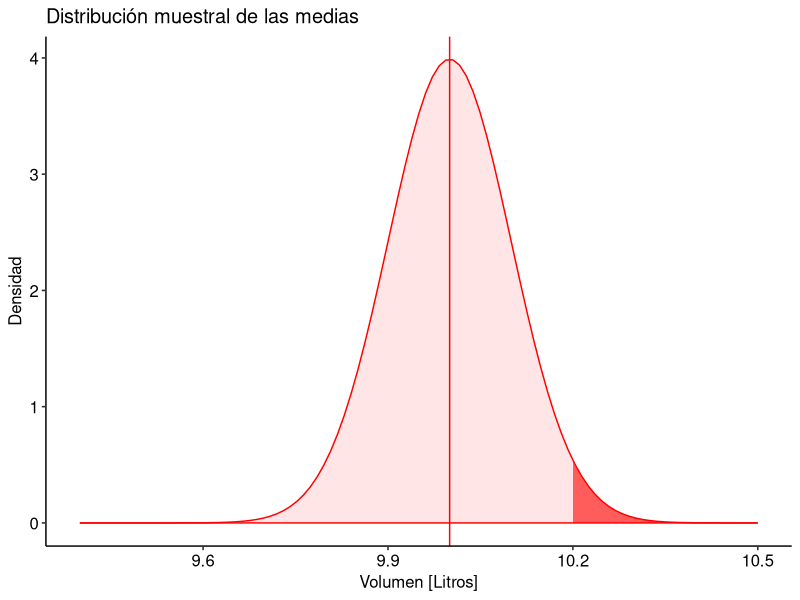
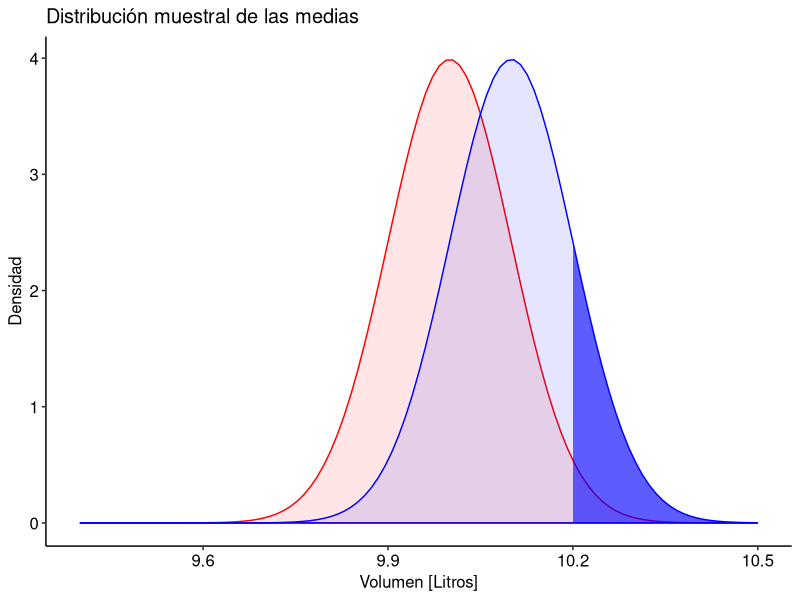
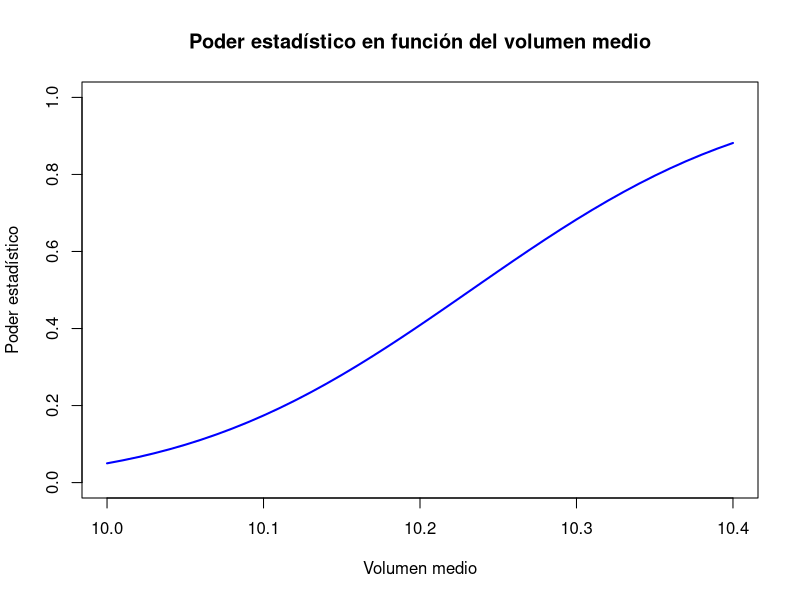

R code for these plots, in order:
## ---- chunk 1
#A continuacion se agregaran las librerias a utilizar
if (!requireNamespace('dplyr', quietly = TRUE)){
  install.packages('dplyr')
}
library(dplyr)
if (!requireNamespace('pwr', quietly = TRUE)){
  install.packages('pwr')
}
library(pwr)

if (!requireNamespace('tidyr', quietly = TRUE)){
  install.packages('tidyr')
}
library(tidyr)

if (!requireNamespace('ggplot2', quietly = TRUE)){
  install.packages('ggplo2')
}
library(ggplot2)

if (!requireNamespace('ggpubr', quietly = TRUE)){
  install.packages('ggpubr')
}
library(ggpubr)
## ---- chunk 2
desviacion_estandar =  1
media = 10
tamaño_muestra = 100
error_estandar = desviacion_estandar/sqrt(100)

x_seccion_critica_superior = 10.2

#Probabilidad de cometer error de tipo I
probabilidad_error_tipo_I = pnorm(x_seccion_critica_superior, mean = media, sd = error_estandar, lower.tail = F)

# Primero, el gráfico base
g_x_limites <- media + c(-6, 5) * error_estandar
g <- ggplot() + xlim(g_x_limites)
g <- g + labs (x= "Volumen [Litros]", y = "Densidad")
g <- g + labs (title="Distribución muestral de las medias") 
g<- g + theme_pubr ()

# Agregamos la hipótesis nula
dist_0 <- stat_function (fun = dnorm, args = list(mean = media, sd = error_estandar), geom ="area", colour="red", fill="red", alpha = 0.1)


g1 <- g + dist_0
g1 <- g1 + geom_vline(xintercept = media, colour = "red")

g2 <- g1 + stat_function(fun = dnorm,
                        args = list(mean = media, sd = error_estandar),
                        geom = "area",
                        xlim = c(x_seccion_critica_superior, g_x_limites[2]),
                        fill = "red", alpha = 0.6
                        )

# Se muestra el grafico creado
print(g2)

# Se muestra la probabilidad del error de tipo I
probabilidadRound <- round(probabilidad_error_tipo_I, 2)

cat("La probabilidad que ocurra un error de tipo I es: ", probabilidadRound)
## ---- chunk 3
# Se crean los las variables con los valores verdaderos
mediaVerdadera = 10.1
delta = mediaVerdadera - media
# Se agrega la verdadera distribución muestral
dist_v <- stat_function(fun = dnorm, 
                        args = list(mean = mediaVerdadera, sd = error_estandar), 
                        geom = "area", 
                        colour = "blue", 
                        fill = "blue", 
                        alpha = 0.1 )
g3 <- g2 + dist_v + geom_vline(xintercept = mediaVerdadera, colour = "blue")

# Se agrega la notacion del tamaño del efecto

x_ann <- c(mediaVerdadera, media)
y_ann <- c(dnorm(mediaVerdadera, mean = mediaVerdadera, sd =error_estandar), 
           dnorm(media, mean = media, sd = error_estandar))
y_ann <- y_ann + 0.01


g3 <- g3 + annotate ("segment" , x = x_ann [1] , y = y_ann [1] ,
                     xend = x_ann [2] , yend = y_ann [2] ,
                     arrow = arrow ( angle = 10 , length = unit(0.03 , "npc") ,
                                        ends = "both", type = "open") )

g3 <- g3 + annotate ("text", x = sum (x_ann) / 2 , y = y_ann [1] - 0.001 ,
                     label = "delta" , vjust = "top", parse = TRUE )


# Traspasar las regiones cr í ticas a la verdadera distri buci ó n muestral
# de las medias.

g4 <- g + dist_0 + dist_v

g4 <- g4 + stat_function ( fun = dnorm ,
                                  args = list (mean = mediaVerdadera , 
                                               sd = error_estandar) ,
                                  geom = "area",
                                  xlim = c(x_seccion_critica_superior
                                           , g_x_limites [2]) ,
                                  fill = "blue", alpha = 0.6)
      

# Calcular el poder .
poder <- pnorm (x_seccion_critica_superior, mean = mediaVerdadera , 
                sd = error_estandar,
                           lower.tail = FALSE )

# Se muestra el grafico relacionado
print(g4)

# Se Calcula la probabilidad de cometer un error tipo II.
beta <- 1 - poder

# Se redondean y se muestran los resultados
betaRound <- round(beta, 2)
poderRound <- round(poder, 2)
cat ("Poder =" , poderRound , "\n")
cat ("Beta = " , betaRound , "\n")
## ---- chunk 4

# parámetros
mu0 <- 10                 # Hipótesis nula (Volumen medio de 10 litros)
sigma <- 1                # Desviación estándar (1 litro)
alfa <- 0.05              # Nivel de significancia (Se toma el valor estándar)
tamanoMuestra <- 50           

mediasVerdaderas <- seq(10, 10.4, by = 0.01)
deltas <- mediasVerdaderas - mu0
deltasNorm <- deltas / sigma

# función para calcular el poder
poder <- function(x) pwr.norm.test(x, n = tamanoMuestra, sig.level = alfa, alternative = "greater")[["power"]]

# poder estadistico de cada media
poderAntigua <- sapply(deltasNorm, poder)

# Plot del poder estadístico
plot(mediasVerdaderas, poderAntigua, type = "l", col = "blue", lwd = 2,
     xlab = "Volumen medio", ylab = "Poder estadístico", 
     main = "Poder estadístico en función del volumen medio",
     ylim = c(0, 1))  # Ajusta el eje Y de 0 a 1 para ver el poder completo

## ---- chunk 5
# Se definen los datos a utilizar
mu = 10.2 
nivel_significancia = 0.05
poder_estadistico = 0.7
tamano_efecto = ((mu - media)/desviacion_estandar)

# Vamos aplicar la función de poder
potencia = pwr.norm.test(d = tamano_efecto,
                               sig.level = nivel_significancia,
                               power = poder_estadistico,
                               alternative = "greater")

print(potencia)

# Con todo lo anterior se muestra la cantidad de bidones redondeado al 
# segundo decimal
n <- round(potencia$n, 2)
cat("La cantidad de bidones de detergente industrial necesarias es: ", n)
## ---- chunk 6
proporcion = pwr.2p.test(h = ES.h(0.96, 0.9), alternative = "two.side", power = 0.7, sig.level = 0.05)
print(proporcion)

cat("La cantidad de bidones de detergente industrial necesarias es: ", proporcion$n)
